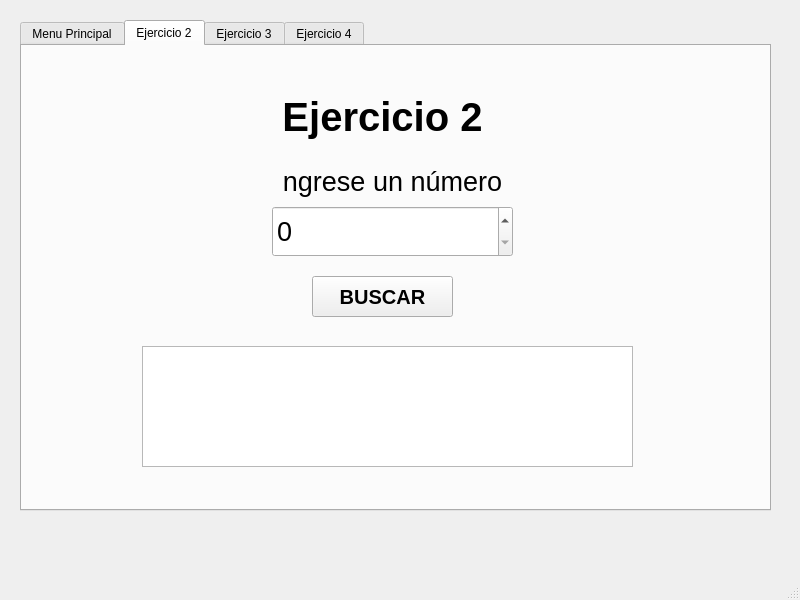
<?xml version="1.0" encoding="UTF-8"?>
<ui version="4.0">
 <class>cframe</class>
 <widget class="QMainWindow" name="cframe">
  <property name="geometry">
   <rect>
    <x>0</x>
    <y>0</y>
    <width>800</width>
    <height>600</height>
   </rect>
  </property>
  <property name="windowTitle">
   <string>cframe</string>
  </property>
  <widget class="QWidget" name="centralwidget">
   <widget class="QTabWidget" name="tabWidget">
    <property name="geometry">
     <rect>
      <x>20</x>
      <y>20</y>
      <width>751</width>
      <height>491</height>
     </rect>
    </property>
    <property name="currentIndex">
     <number>1</number>
    </property>
    <widget class="QWidget" name="tab">
     <attribute name="title">
      <string>Menu Principal</string>
     </attribute>
     <widget class="QLabel" name="label">
      <property name="geometry">
       <rect>
        <x>220</x>
        <y>140</y>
        <width>281</width>
        <height>81</height>
       </rect>
      </property>
      <property name="font">
       <font>
        <pointsize>30</pointsize>
        <bold>true</bold>
       </font>
      </property>
      <property name="text">
       <string>Laboratorio #1</string>
      </property>
      <property name="alignment">
       <set>Qt::AlignCenter</set>
      </property>
     </widget>
     <widget class="QPushButton" name="pushButton">
      <property name="geometry">
       <rect>
        <x>230</x>
        <y>230</y>
        <width>271</width>
        <height>61</height>
       </rect>
      </property>
      <property name="font">
       <font>
        <pointsize>20</pointsize>
        <bold>true</bold>
       </font>
      </property>
      <property name="cursor">
       <cursorShape>PointingHandCursor</cursorShape>
      </property>
      <property name="text">
       <string>MENÚ</string>
      </property>
     </widget>
    </widget>
    <widget class="QWidget" name="tab_2">
     <attribute name="title">
      <string>Ejercicio 2</string>
     </attribute>
     <widget class="QLabel" name="label_2">
      <property name="geometry">
       <rect>
        <x>120</x>
        <y>40</y>
        <width>481</width>
        <height>61</height>
       </rect>
      </property>
      <property name="font">
       <font>
        <pointsize>30</pointsize>
        <bold>true</bold>
       </font>
      </property>
      <property name="text">
       <string>Ejercicio 2</string>
      </property>
      <property name="alignment">
       <set>Qt::AlignCenter</set>
      </property>
     </widget>
     <widget class="QLabel" name="label_3">
      <property name="geometry">
       <rect>
        <x>260</x>
        <y>110</y>
        <width>221</width>
        <height>51</height>
       </rect>
      </property>
      <property name="font">
       <font>
        <pointsize>20</pointsize>
       </font>
      </property>
      <property name="text">
       <string>Ingrese un número:</string>
      </property>
      <property name="alignment">
       <set>Qt::AlignCenter</set>
      </property>
     </widget>
     <widget class="QSpinBox" name="spb_NumeroRaiz">
      <property name="geometry">
       <rect>
        <x>250</x>
        <y>160</y>
        <width>241</width>
        <height>51</height>
       </rect>
      </property>
      <property name="font">
       <font>
        <pointsize>20</pointsize>
       </font>
      </property>
      <property name="maximum">
       <number>999999</number>
      </property>
     </widget>
     <widget class="QPushButton" name="pushButton_2">
      <property name="geometry">
       <rect>
        <x>290</x>
        <y>230</y>
        <width>141</width>
        <height>41</height>
       </rect>
      </property>
      <property name="font">
       <font>
        <pointsize>15</pointsize>
        <bold>true</bold>
       </font>
      </property>
      <property name="cursor">
       <cursorShape>PointingHandCursor</cursorShape>
      </property>
      <property name="text">
       <string>BUSCAR</string>
      </property>
     </widget>
     <widget class="QPlainTextEdit" name="TE_Resultado">
      <property name="geometry">
       <rect>
        <x>120</x>
        <y>300</y>
        <width>491</width>
        <height>121</height>
       </rect>
      </property>
      <property name="font">
       <font>
        <pointsize>20</pointsize>
        <bold>true</bold>
       </font>
      </property>
      <property name="readOnly">
       <bool>true</bool>
      </property>
     </widget>
    </widget>
    <widget class="QWidget" name="tab_3">
     <attribute name="title">
      <string>Ejercicio 3</string>
     </attribute>
     <widget class="QLabel" name="label_4">
      <property name="geometry">
       <rect>
        <x>120</x>
        <y>40</y>
        <width>481</width>
        <height>61</height>
       </rect>
      </property>
      <property name="font">
       <font>
        <pointsize>30</pointsize>
        <bold>true</bold>
       </font>
      </property>
      <property name="text">
       <string>Ejercicio 3</string>
      </property>
      <property name="alignment">
       <set>Qt::AlignCenter</set>
      </property>
     </widget>
     <widget class="QLabel" name="label_5">
      <property name="geometry">
       <rect>
        <x>200</x>
        <y>130</y>
        <width>341</width>
        <height>51</height>
       </rect>
      </property>
      <property name="font">
       <font>
        <pointsize>20</pointsize>
       </font>
      </property>
      <property name="text">
       <string>Ingrese el salario:</string>
      </property>
      <property name="alignment">
       <set>Qt::AlignCenter</set>
      </property>
     </widget>
     <widget class="QSpinBox" name="spb_Salario">
      <property name="geometry">
       <rect>
        <x>250</x>
        <y>180</y>
        <width>241</width>
        <height>51</height>
       </rect>
      </property>
      <property name="font">
       <font>
        <pointsize>20</pointsize>
       </font>
      </property>
      <property name="maximum">
       <number>999999</number>
      </property>
     </widget>
     <widget class="QPushButton" name="pushButton_3">
      <property name="geometry">
       <rect>
        <x>270</x>
        <y>250</y>
        <width>181</width>
        <height>41</height>
       </rect>
      </property>
      <property name="font">
       <font>
        <pointsize>15</pointsize>
        <bold>true</bold>
       </font>
      </property>
      <property name="cursor">
       <cursorShape>PointingHandCursor</cursorShape>
      </property>
      <property name="text">
       <string>CALCULAR</string>
      </property>
     </widget>
     <widget class="QPlainTextEdit" name="TE_ResultadoTabla">
      <property name="geometry">
       <rect>
        <x>110</x>
        <y>310</y>
        <width>491</width>
        <height>121</height>
       </rect>
      </property>
      <property name="font">
       <font>
        <pointsize>20</pointsize>
        <bold>true</bold>
       </font>
      </property>
      <property name="readOnly">
       <bool>true</bool>
      </property>
     </widget>
    </widget>
    <widget class="QWidget" name="tab_4">
     <attribute name="title">
      <string>Ejercicio 4</string>
     </attribute>
     <widget class="QLabel" name="label_6">
      <property name="geometry">
       <rect>
        <x>120</x>
        <y>40</y>
        <width>481</width>
        <height>61</height>
       </rect>
      </property>
      <property name="font">
       <font>
        <pointsize>30</pointsize>
        <bold>true</bold>
       </font>
      </property>
      <property name="text">
       <string>Ejercicio 4</string>
      </property>
      <property name="alignment">
       <set>Qt::AlignCenter</set>
      </property>
     </widget>
     <widget class="QLabel" name="label_7">
      <property name="geometry">
       <rect>
        <x>200</x>
        <y>120</y>
        <width>341</width>
        <height>51</height>
       </rect>
      </property>
      <property name="font">
       <font>
        <pointsize>20</pointsize>
       </font>
      </property>
      <property name="text">
       <string>Ingrese un número:</string>
      </property>
      <property name="alignment">
       <set>Qt::AlignCenter</set>
      </property>
     </widget>
     <widget class="QSpinBox" name="spb_Pascal">
      <property name="geometry">
       <rect>
        <x>250</x>
        <y>170</y>
        <width>241</width>
        <height>51</height>
       </rect>
      </property>
      <property name="font">
       <font>
        <pointsize>20</pointsize>
       </font>
      </property>
      <property name="maximum">
       <number>999999</number>
      </property>
     </widget>
     <widget class="QPlainTextEdit" name="TE_Pascal">
      <property name="geometry">
       <rect>
        <x>120</x>
        <y>300</y>
        <width>491</width>
        <height>121</height>
       </rect>
      </property>
      <property name="font">
       <font>
        <pointsize>20</pointsize>
        <bold>true</bold>
       </font>
      </property>
      <property name="readOnly">
       <bool>true</bool>
      </property>
     </widget>
     <widget class="QPushButton" name="pushButton_4">
      <property name="geometry">
       <rect>
        <x>280</x>
        <y>240</y>
        <width>181</width>
        <height>41</height>
       </rect>
      </property>
      <property name="font">
       <font>
        <pointsize>15</pointsize>
        <bold>true</bold>
       </font>
      </property>
      <property name="cursor">
       <cursorShape>PointingHandCursor</cursorShape>
      </property>
      <property name="text">
       <string>CALCULAR</string>
      </property>
     </widget>
    </widget>
   </widget>
  </widget>
  <widget class="QMenuBar" name="menubar">
   <property name="geometry">
    <rect>
     <x>0</x>
     <y>0</y>
     <width>800</width>
     <height>36</height>
    </rect>
   </property>
  </widget>
  <widget class="QStatusBar" name="statusbar"/>
 </widget>
 <resources/>
 <connections/>
</ui>
